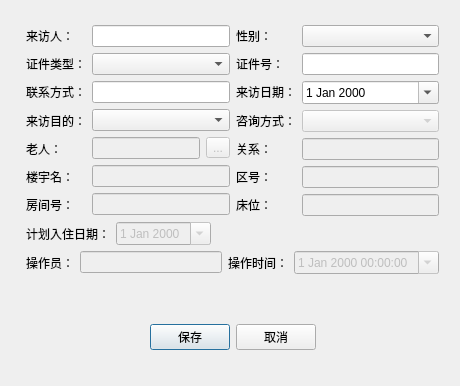
<?xml version="1.0" encoding="UTF-8"?>
<ui version="4.0">
 <class>VisitRecordDialog</class>
 <widget class="QDialog" name="VisitRecordDialog">
  <property name="geometry">
   <rect>
    <x>0</x>
    <y>0</y>
    <width>460</width>
    <height>386</height>
   </rect>
  </property>
  <property name="windowTitle">
   <string>Dialog</string>
  </property>
  <widget class="QWidget" name="layoutWidget">
   <property name="geometry">
    <rect>
     <x>26</x>
     <y>25</y>
     <width>413</width>
     <height>325</height>
    </rect>
   </property>
   <layout class="QVBoxLayout" name="verticalLayout_7">
    <item>
     <layout class="QVBoxLayout" name="verticalLayout_6">
      <item>
       <layout class="QHBoxLayout" name="horizontalLayout_2">
        <item>
         <layout class="QVBoxLayout" name="verticalLayout_2">
          <item>
           <widget class="QLabel" name="label">
            <property name="text">
             <string>来访人：</string>
            </property>
           </widget>
          </item>
          <item>
           <widget class="QLabel" name="label_3">
            <property name="text">
             <string>证件类型：</string>
            </property>
           </widget>
          </item>
          <item>
           <widget class="QLabel" name="label_5">
            <property name="text">
             <string>联系方式：</string>
            </property>
           </widget>
          </item>
          <item>
           <widget class="QLabel" name="label_7">
            <property name="text">
             <string>来访目的：</string>
            </property>
           </widget>
          </item>
          <item>
           <widget class="QLabel" name="label_9">
            <property name="text">
             <string>老人：</string>
            </property>
           </widget>
          </item>
          <item>
           <widget class="QLabel" name="label_11">
            <property name="text">
             <string>楼宇名：</string>
            </property>
           </widget>
          </item>
          <item>
           <widget class="QLabel" name="label_13">
            <property name="text">
             <string>房间号：</string>
            </property>
           </widget>
          </item>
         </layout>
        </item>
        <item>
         <layout class="QVBoxLayout" name="verticalLayout">
          <item>
           <widget class="QLineEdit" name="line_visitor_name"/>
          </item>
          <item>
           <widget class="QComboBox" name="combox_card_type"/>
          </item>
          <item>
           <widget class="QLineEdit" name="line_telephone"/>
          </item>
          <item>
           <widget class="QComboBox" name="combox_purpose"/>
          </item>
          <item>
           <layout class="QHBoxLayout" name="horizontalLayout">
            <item>
             <widget class="QLineEdit" name="line_elder_name">
              <property name="enabled">
               <bool>false</bool>
              </property>
             </widget>
            </item>
            <item>
             <widget class="QToolButton" name="toolButton">
              <property name="enabled">
               <bool>false</bool>
              </property>
              <property name="text">
               <string>...</string>
              </property>
             </widget>
            </item>
           </layout>
          </item>
          <item>
           <widget class="QLineEdit" name="line_building_name">
            <property name="enabled">
             <bool>false</bool>
            </property>
           </widget>
          </item>
          <item>
           <widget class="QLineEdit" name="line_room_no">
            <property name="enabled">
             <bool>false</bool>
            </property>
           </widget>
          </item>
         </layout>
        </item>
        <item>
         <layout class="QVBoxLayout" name="verticalLayout_3">
          <item>
           <widget class="QLabel" name="label_2">
            <property name="text">
             <string>性别：</string>
            </property>
           </widget>
          </item>
          <item>
           <widget class="QLabel" name="label_4">
            <property name="text">
             <string>证件号：</string>
            </property>
           </widget>
          </item>
          <item>
           <widget class="QLabel" name="label_6">
            <property name="text">
             <string>来访日期：</string>
            </property>
           </widget>
          </item>
          <item>
           <widget class="QLabel" name="label_18">
            <property name="text">
             <string>咨询方式：</string>
            </property>
           </widget>
          </item>
          <item>
           <widget class="QLabel" name="label_10">
            <property name="text">
             <string>关系：</string>
            </property>
           </widget>
          </item>
          <item>
           <widget class="QLabel" name="label_12">
            <property name="text">
             <string>区号：</string>
            </property>
           </widget>
          </item>
          <item>
           <widget class="QLabel" name="label_14">
            <property name="text">
             <string>床位：</string>
            </property>
           </widget>
          </item>
         </layout>
        </item>
        <item>
         <layout class="QVBoxLayout" name="verticalLayout_4">
          <item>
           <widget class="QComboBox" name="combox_gender"/>
          </item>
          <item>
           <widget class="QLineEdit" name="line_card_no"/>
          </item>
          <item>
           <widget class="QDateEdit" name="dateEdit_visit_date">
            <property name="calendarPopup">
             <bool>true</bool>
            </property>
           </widget>
          </item>
          <item>
           <widget class="QComboBox" name="combox_mode">
            <property name="enabled">
             <bool>false</bool>
            </property>
           </widget>
          </item>
          <item>
           <widget class="QLineEdit" name="line_relationship">
            <property name="enabled">
             <bool>false</bool>
            </property>
           </widget>
          </item>
          <item>
           <widget class="QLineEdit" name="line_region_no">
            <property name="enabled">
             <bool>false</bool>
            </property>
           </widget>
          </item>
          <item>
           <widget class="QLineEdit" name="line_bed_no">
            <property name="enabled">
             <bool>false</bool>
            </property>
           </widget>
          </item>
         </layout>
        </item>
       </layout>
      </item>
      <item>
       <layout class="QVBoxLayout" name="verticalLayout_5">
        <item>
         <layout class="QHBoxLayout" name="horizontalLayout_3">
          <item>
           <widget class="QLabel" name="label_15">
            <property name="text">
             <string>计划入住日期：</string>
            </property>
           </widget>
          </item>
          <item>
           <widget class="QDateEdit" name="date_reside">
            <property name="enabled">
             <bool>false</bool>
            </property>
            <property name="calendarPopup">
             <bool>true</bool>
            </property>
           </widget>
          </item>
          <item>
           <spacer name="horizontalSpacer">
            <property name="orientation">
             <enum>Qt::Horizontal</enum>
            </property>
            <property name="sizeHint" stdset="0">
             <size>
              <width>40</width>
              <height>20</height>
             </size>
            </property>
           </spacer>
          </item>
         </layout>
        </item>
        <item>
         <layout class="QHBoxLayout" name="horizontalLayout_5">
          <item>
           <widget class="QLabel" name="label_16">
            <property name="text">
             <string>操作员：</string>
            </property>
           </widget>
          </item>
          <item>
           <widget class="QLineEdit" name="line_operator">
            <property name="enabled">
             <bool>false</bool>
            </property>
           </widget>
          </item>
          <item>
           <layout class="QHBoxLayout" name="horizontalLayout_4">
            <item>
             <widget class="QLabel" name="label_17">
              <property name="text">
               <string>操作时间：</string>
              </property>
             </widget>
            </item>
            <item>
             <widget class="QDateTimeEdit" name="dateTime_operation">
              <property name="enabled">
               <bool>false</bool>
              </property>
              <property name="calendarPopup">
               <bool>true</bool>
              </property>
              <property name="timeSpec">
               <enum>Qt::LocalTime</enum>
              </property>
             </widget>
            </item>
           </layout>
          </item>
         </layout>
        </item>
       </layout>
      </item>
     </layout>
    </item>
    <item>
     <spacer name="verticalSpacer">
      <property name="orientation">
       <enum>Qt::Vertical</enum>
      </property>
      <property name="sizeHint" stdset="0">
       <size>
        <width>20</width>
        <height>40</height>
       </size>
      </property>
     </spacer>
    </item>
    <item>
     <layout class="QHBoxLayout" name="horizontalLayout_7">
      <item>
       <spacer name="horizontalSpacer_2">
        <property name="orientation">
         <enum>Qt::Horizontal</enum>
        </property>
        <property name="sizeHint" stdset="0">
         <size>
          <width>40</width>
          <height>20</height>
         </size>
        </property>
       </spacer>
      </item>
      <item>
       <layout class="QHBoxLayout" name="horizontalLayout_6">
        <item>
         <widget class="QPushButton" name="btn_save">
          <property name="text">
           <string>保存</string>
          </property>
         </widget>
        </item>
        <item>
         <widget class="QPushButton" name="btn_cancel">
          <property name="text">
           <string>取消</string>
          </property>
         </widget>
        </item>
       </layout>
      </item>
      <item>
       <spacer name="horizontalSpacer_3">
        <property name="orientation">
         <enum>Qt::Horizontal</enum>
        </property>
        <property name="sizeHint" stdset="0">
         <size>
          <width>40</width>
          <height>20</height>
         </size>
        </property>
       </spacer>
      </item>
     </layout>
    </item>
   </layout>
  </widget>
 </widget>
 <resources/>
 <connections/>
</ui>
